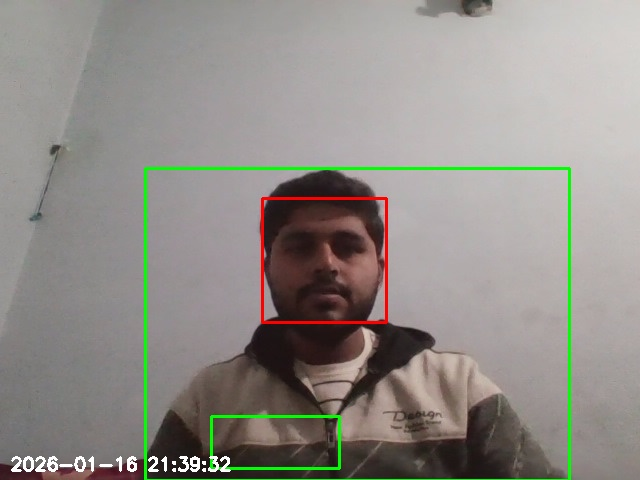
#> input picture captures/20260116_213932.jpg, 640 x 480 px, given in place of the camera
$ python main.py
#> lines starting #> are read from the running program, lines starting #| are printed output that depends on the picture; after the words box and inside, x2 and y2 are one past the last pixel; in counts of white or black regions, pixels touching at a corner belong together
import cv2
import datetime
import os

# ===============================
# Setup
# ===============================

face_cascade = cv2.CascadeClassifier(
    cv2.data.haarcascades + "haarcascade_frontalface_default.xml"
)

cap = cv2.VideoCapture(0)

os.makedirs("captures", exist_ok=True)

ret, frame1 = cap.read()
#> frame1 is the input picture: shape (480, 640, 3); mean B, G, R 135.9, 141.4, 145.3
ret, frame2 = cap.read()

# ===============================
# Main Loop
# ===============================
while cap.isOpened():

    # -------- Motion Detection --------
    diff = cv2.absdiff(frame1, frame2)
#> diff: shape (480, 640, 3); every value is 0
    gray_diff = cv2.cvtColor(diff, cv2.COLOR_BGR2GRAY)
#> gray_diff: shape (480, 640); every value is 0
    blur = cv2.GaussianBlur(gray_diff, (5, 5), 0)
    _, thresh = cv2.threshold(blur, 20, 255, cv2.THRESH_BINARY)

    contours, _ = cv2.findContours(
        thresh, cv2.RETR_TREE, cv2.CHAIN_APPROX_SIMPLE
    )
#> contours = []

    motion_detected = False

    for contour in contours:
        if cv2.contourArea(contour) < 1000:
            continue
        motion_detected = True
        x, y, w, h = cv2.boundingRect(contour)
        cv2.rectangle(frame1, (x, y), (x+w, y+h), (0, 255, 0), 2)
#> this loop made 0 passes

    # -------- Face Detection --------
    gray = cv2.cvtColor(frame1, cv2.COLOR_BGR2GRAY)
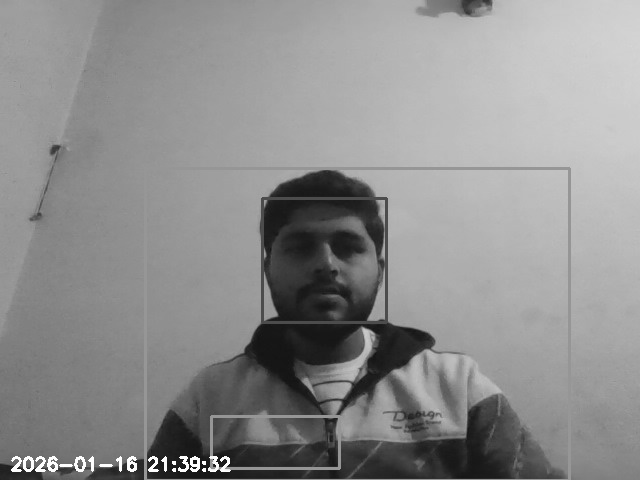
#> gray: shape (480, 640); min 16, max 255, mean 141.9
    faces = face_cascade.detectMultiScale(gray, 1.1, 5)
#> faces = [[263, 199, 123, 123]]

    for (fx, fy, fw, fh) in faces:
        cv2.rectangle(frame1, (fx, fy), (fx+fw, fy+fh), (0, 0, 255), 2)
#> this loop made 1 pass
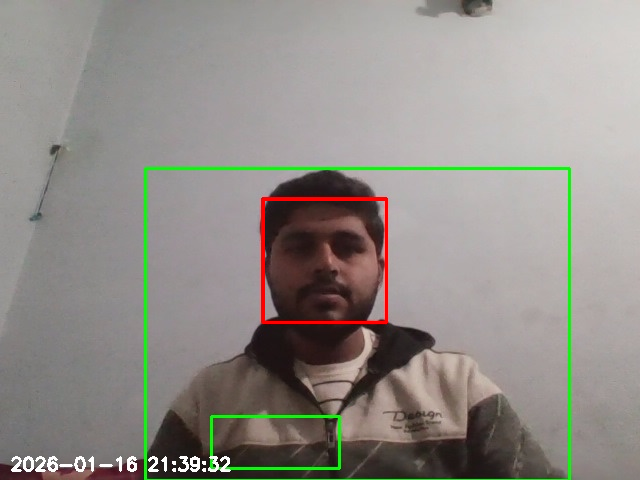
#> frame1: shape (480, 640, 3); 0.48% of pixels changed, all inside (x1, y1, x2, y2) = (262, 198, 388, 324)

    # -------- Timestamp --------
    timestamp = datetime.datetime.now().strftime("%Y-%m-%d %H:%M:%S")
    cv2.putText(
        frame1, timestamp,
        (10, frame1.shape[0] - 10),
        cv2.FONT_HERSHEY_SIMPLEX,
        0.6, (255, 255, 255), 2
    )
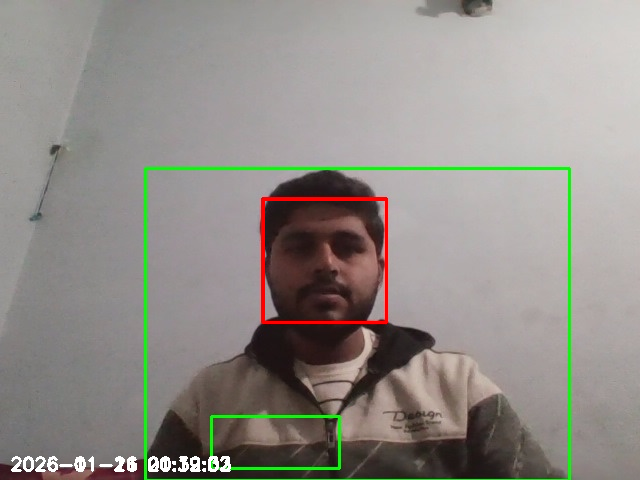
#> frame1: shape (480, 640, 3); 0.42% of pixels changed, all inside (x1, y1, x2, y2) = (11, 456, 231, 472)

    # -------- Save Image --------
    if motion_detected and len(faces) > 0:
        filename = f"captures/{datetime.datetime.now().strftime('%Y%m%d_%H%M%S')}.jpg"
        cv2.imwrite(filename, frame1)

    cv2.imshow("AI Smart Surveillance System", frame1)

    frame1 = frame2
    ret, frame2 = cap.read()

    if cv2.waitKey(1) & 0xFF == ord('q'):
#> (key q is pressed here)
        break

cap.release()
cv2.destroyAllWindows()

$ run again, on captures/20260116_213935.jpg
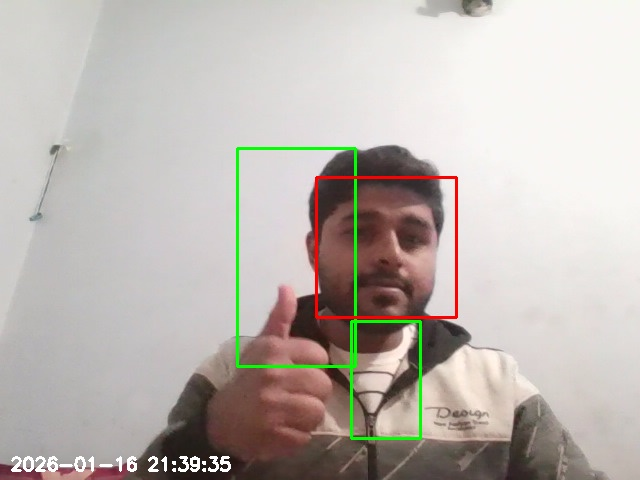
#> input picture captures/20260116_213935.jpg, 640 x 480 px, given in place of the camera
#> frame1 is the input picture: shape (480, 640, 3); mean B, G, R 178.1, 183.6, 190.3
#> diff: shape (480, 640, 3); every value is 0
#> gray_diff: shape (480, 640); every value is 0
#> contours = []
#> `gray = cv2.cvtColor(frame1, cv2.COLOR_BGR2GRAY)`:
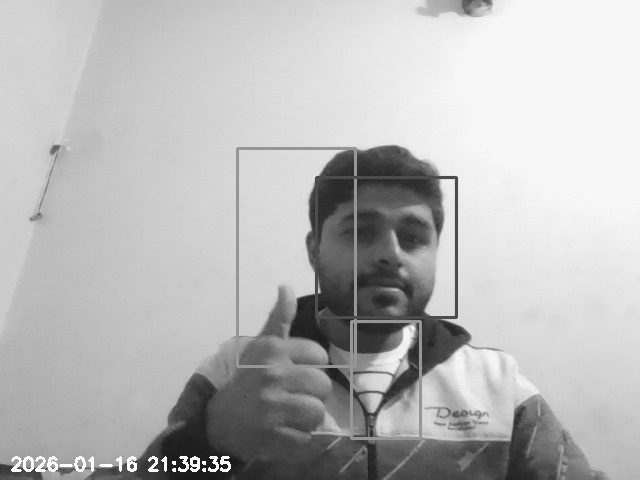
#> gray: shape (480, 640); min 20, max 255, mean 185
#> faces = [[314, 176, 146, 146]]
#> the loop `for (fx, fy, fw, fh) in faces:` made 1 pass
#> `cv2.putText( frame1, timestamp, (10, frame1.shape[0] - 10), cv2.FONT_H..`:
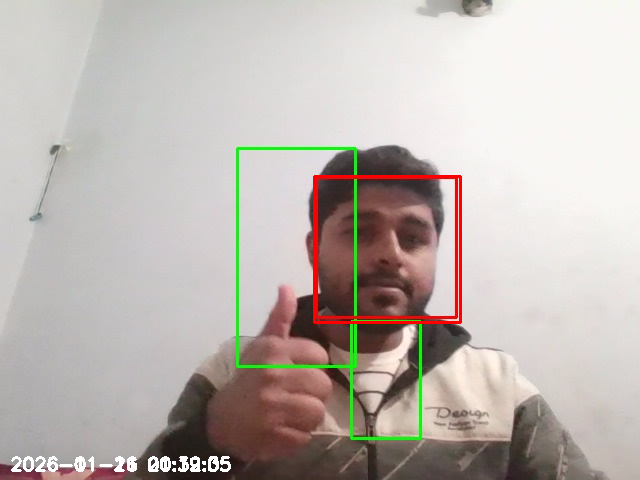
#> frame1: shape (480, 640, 3); mean B, G, R 177.8, 183.2, 191.1
